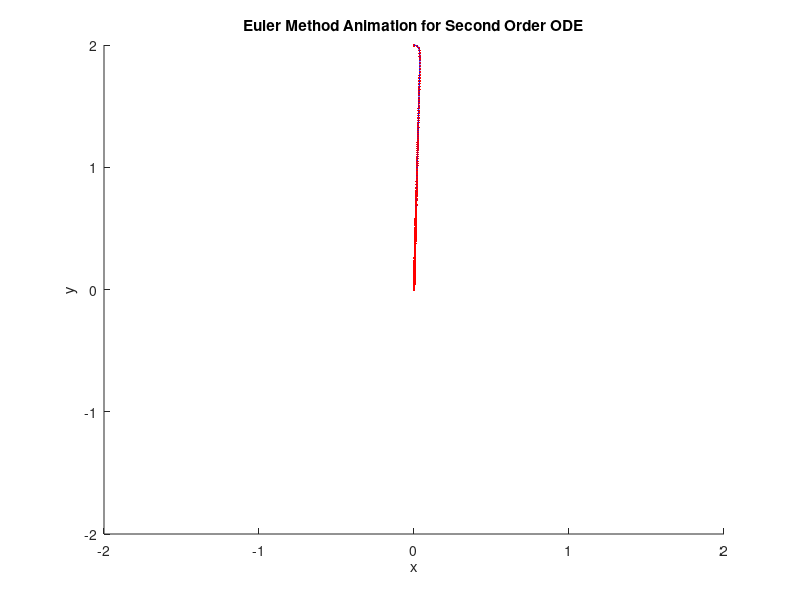

Write MATLAB code to recreate this figure.
function animateEuler()
    % Parameters
    close all;
    dt = 0.01; % Time step
    tspan = [0 10]; % Time span
    initialConditions = [0; 2]; % Initial conditions [x0; v0]
    
    % Function representing the second-order differential equation: x'' = -x
    odeFunc = @(t, y, u) [y(2)+u; -3*y(1)-0.3*y(2)+u]; 
    
    % Initialize
    t = tspan(1):dt:tspan(2);
    y = zeros(2, length(t));
    y(:,1) = initialConditions;
    
    % Euler method
    for i = 1:length(t)-1
        u=50*(0-y(1,i));
        y(:,i+1) = y(:,i) + dt * odeFunc(t(i), y(:,i),u);
    end
    
    % Animation
    figure;
    axis([-2 2 -2 2]);
    xlabel('x');
    ylabel('y');
    title('Euler Method Animation for Second Order ODE');
    hold on;
    plot(y(1,1), y(2,2), 'r.'); % Initial position
    
    for i = 1:length(t)
        plot(y(1,i), y(2,i), 'r.'); % Plot current position
        pause(dt);
        if i < length(t)
            plot([y(1,i), y(1,i+1)], [y(2,i), y(2,i+1)], 'b--'); % Plot trajectory
        end
    end
end
